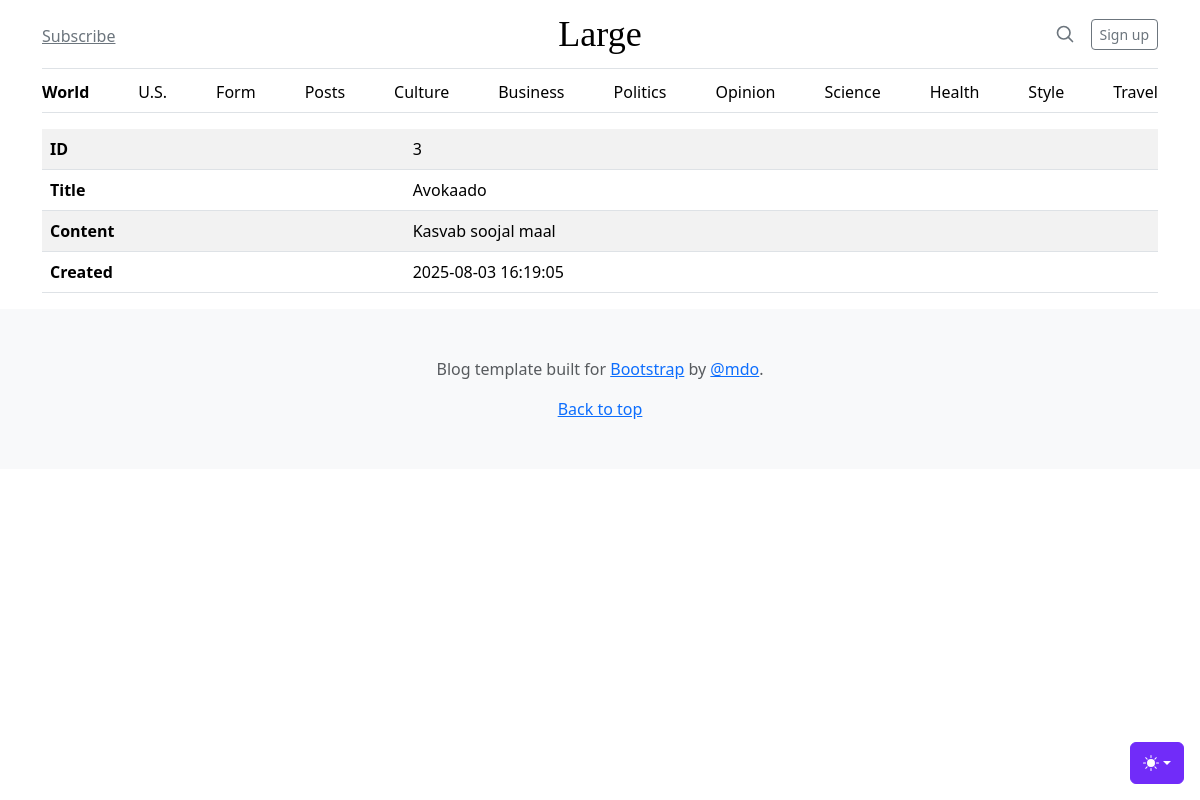
/admin/posts/view?id=3, run on the app's committed database.
### tables this page shows
CREATE TABLE posts
(
    id      integer
        constraint posts_pk
            primary key autoincrement,
    title   text not null,
    body    text not null,
    created datetime
);

### src/Controllers/PostsController.php (called while the page is built, shortened)
<?php
class PostsController {
    public function view() {
        $post = Post::find($_GET['id']);
        include __DIR__ . '/../../views/posts/view.php';
    }
}

### src/DB.php (called while the page is built, shortened)
<?php
class DB {
    private $conn;
    public function __construct() {
        try {
        $this->conn = new PDO("sqlite:db.sqlite");
        $this->conn->setAttribute(PDO::ATTR_ERRMODE, PDO::ERRMODE_EXCEPTION);
        } catch(PDOException $e) {
        echo "Ühendus puudub: " . $e->getMessage();
        }
    }
    public function find($table, $class, $id) {
        $stmt = $this->conn->prepare("SELECT * FROM $table WHERE id =$id");
        $stmt->execute();
        $stmt->setFetchMode(PDO::FETCH_CLASS, $class);
        return $stmt->fetch();
    }
    }

### src/Models/Model.php (called while the page is built, shortened)
<?php
abstract class Model {
   protected static $table;
    public static function find($id) {
        $db = new \App\DB();
        return $db->find(static::$table, static::class, $id);
    }
}

### src/Models/Post.php (called while the page is built, shortened)
<?php
class Post extends Model {
    public $created;
    public function createdDate() {
        return new DateTime($this->created);
    }
}

### views/posts/view.php (the view)
<?php include 'views/partials/header.php' ?>
<main class="container">
   <table class="table table-striped table-hover">
       <tbody>
           <tr>
               <th>ID</th>
               <td><?=$post->id ?></td>
           </tr>
           <tr>
               <th>Title</th>
               <td><?=$post->title ?></td>
           </tr>
           <tr>
               <th>Content</th>
               <td><?=$post->body ?></td>
           </tr>
           <tr>
               <th>Created</th>
               <td><?=$post->createdDate()->format('Y-m-d H:i:s')?></td>
           </tr>
       </tbody>
   </table>
</main>
<?php include 'views/partials/footer.php' ?>

### data on the page
posts: id "3", title "Avokaado", body "Kasvab soojal maal", created "2025-08-03 16:19:05"
